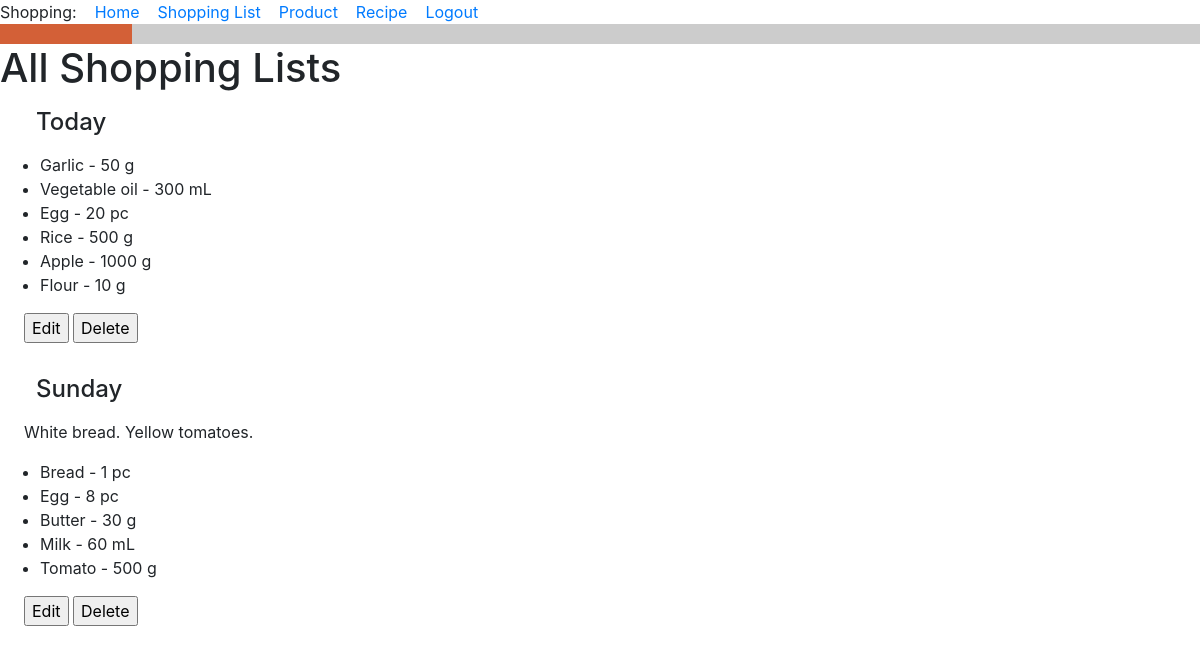
The app's page /all_lists (signed in) with its own data.
### food_app/models.py (models this page shows, shortened)
class ShoppingList(db.Model):
    id = db.Column(db.Integer, primary_key=True)
    title = db.Column(db.String(256), default='')
    owner = db.Column(db.ForeignKey('user.id'))
    items = db.relationship('ShoppingListItem', backref='shopping_list', cascade='all, delete-orphan', passive_deletes=True)
    notes = db.Column(db.Text)
    def __str__(self):
        return f'{self.title}'.capitalize()

class ShoppingListItem(db.Model):
    id = db.Column(db.Integer, primary_key=True)
    shopping_list_id = db.Column(db.ForeignKey('shopping_list.id', ondelete='CASCADE'), nullable=False)
    product_id = db.Column(db.ForeignKey('product.id'))
    product = db.relationship('Product')
    quantity = db.Column(db.Integer, default=0)
    unit_of_measure = db.Column(db.String(120))
    is_buyed = db.Column(db.Boolean, default=False)
    def __str__(self):
        return f'{self.product} - {self.quantity} {self.unit_of_measure}'

class Product(db.Model):
    id = db.Column(db.Integer, primary_key=True)
    title = db.Column(db.String(256), index=True, unique=True, nullable=False)
    type_of_product = db.Column(db.String(120))
    unit_of_measure = db.Column(db.String(120))
    def __str__(self):
        return f'{self.title}'.capitalize()  # Big first letter only.

### food_app/routes.py (the view)
@app.route('/all_lists', methods=['GET', 'POST'])
@login_required
def all_lists():
    owner = current_user.id
    shopping_lists = ShoppingList.query.filter_by(owner=owner)
    return render_template('all_lists.html', title='All Shopping Lists', owner=owner, shopping_lists=shopping_lists)

### food_app/models.py (called while the page is built)
@login.user_loader
def load_user(id):
    return User.query.get(int(id))

### food_app/templates/all_lists.html (shortened to what this page needs)
{% extends "base.html" %}
{% block content %}
<h1>All Shopping Lists</h1>
    {% for shopping_list in shopping_lists %}
<h4><div><p><p style="margin-left:1.5em">{{ shopping_list }}</p></div></h4>
<div><p><p style="margin-left:1.5em">{{ shopping_list.notes }}</p></div>
    <div><ul>  {% for item in shopping_list.items %}
        <li>{{ item }}</li>
        {% endfor %}
    </ul>
    </div>
<head>
</head>
<form action="{{ url_for('edit_shopping_list', shopping_list_id=shopping_list.id) }}">
    <p style="margin-left:1.5em"><input class="button" type="submit" value="Edit"></p>
</form>
<form action="{{ url_for('delete_shopping_list', shopping_list_id=shopping_list.id) }}">
    <input class="button" type="submit" value="Delete">
</form>
{% endfor %}
{% endblock %}

### food_app/templates/all_lists.html (style rules this page uses)
form { display: inline-block; }

### records on screen
ShoppingList: title "Today"
ShoppingListItem: quantity+unit_of_measure "Garlic - 50 g"
ShoppingListItem: quantity+unit_of_measure "Vegetable oil - 300 mL"
ShoppingListItem: quantity+unit_of_measure "Egg - 20 pc"
ShoppingListItem: quantity+unit_of_measure "Rice - 500 g"
ShoppingListItem: quantity+unit_of_measure "Apple - 1000 g"
ShoppingListItem: quantity+unit_of_measure "Flour - 10 g"
ShoppingList: title "Sunday", notes "White bread. Yellow tomatoes."
ShoppingListItem: quantity+unit_of_measure "Bread - 1 pc"
ShoppingListItem: quantity+unit_of_measure "Egg - 8 pc"
ShoppingListItem: quantity+unit_of_measure "Butter - 30 g"
ShoppingListItem: quantity+unit_of_measure "Milk - 60 mL"
ShoppingListItem: quantity+unit_of_measure "Tomato - 500 g"
